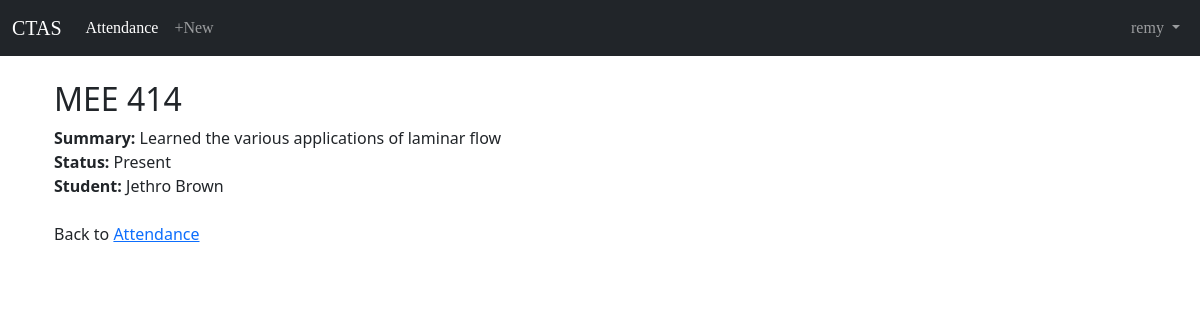
Screenshot of /attendance/22/ (signed in) with the database file from the repository.
### users/models.py (models this page shows)
class CustomUser(AbstractUser):
    email = models.EmailField(unique=True)

### attendance/models.py (models this page shows, shortened)
class Attendance(models.Model):
    BOOL_CHOICES = ((True, 'Present'), (False, 'Absent'))
    summary = models.TextField(blank=True)
    present = models.BooleanField(choices=BOOL_CHOICES, null=True, default=False, verbose_name="status")
    subject = models.CharField(max_length=140, default='null')
    created = models.DateTimeField(auto_now_add=True)
    student = models.ForeignKey(
        get_user_model(),
        on_delete=models.CASCADE,
        related_name='students',
    )

### attendance/views.py (the view)
# urls.py: path('<int:pk>/', AttendanceDetailView.as_view(), name='attendance_detail'),
class AttendanceDetailView(LoginRequiredMixin, DetailView):
    model = Attendance
    template_name = 'attendance_detail.html'
    def get_queryset(self, *args, **kwargs):
        if self.request.user.is_superuser:
            qs = Attendance.objects.all()
            return qs
        else:
            qs = Attendance.objects.all()
            qs = qs.filter(student=self.request.user)
            return qs

### templates/attendance_detail.html
{% extends 'base.html' %}
{% block content %}
<div class="container">
    <h2>{{ object.subject }}</h2>
        <b>Summary:</b> {{ object.summary }}
        <br>
        <b>Status: </b>{{ object.present|yesno:"Present,Absent" }}
        {% if user.is_superuser %}
        <br>
        <b>Student: </b>{{ object.student.first_name }} {{ object.student.last_name }}
        {% endif %}
        <br>
        <br>
{% if not user.is_superuser %}
<p><a class="btn btn-primary" href="{% url 'attendance_edit' attendance.pk %}" role="button">Edit</a></p>
<p>Back to <a href="{% url 'attendance_list' %}">My Attendance</a></p>
{% else %}
<p>Back to <a href="{% url 'attendance_list' %}">Attendance</a></p>
{% endif %}
</div>
{% endblock content %}

### templates/base.html (shortened to what this page needs)
<!DOCTYPE html>
<html lang="en">
<head>
    <link href="https://cdn.jsdelivr.net/npm/bootstrap@5.2.1/dist/css/bootstrap.min.css" rel="stylesheet"
>
</head>
<body>
    <nav class="navbar navbar-expand-md navbar-dark bg-dark mb-4">
        <div class="container-fluid">
            <a class="navbar-brand" href="{% url 'home' %}">CTAS</a>
        <div class="collapse navbar-collapse" id="navbarSupportedContent">
            {% if user.is_authenticated %}
            <ul class="navbar-nav me-auto mb-2 mb-lg-0">
                <li class="nav-item">
                    {% if user.is_superuser %}
                    <a class="nav-link active" aria-current="page" href="{% url 'attendance_list' %}">Attendance</a>
                    {% else %}
                    <a class="nav-link active" aria-current="page" href="{% url 'attendance_list' %}">My Attendance</a>
                    {% endif %}
                  </li>
                  <li class="nav-item">
                    <a class="nav-link" href="{% url 'attendance_new' %}">+New</a>
                  </li>
            </ul>
            <ul class="navbar-nav ms-auto">
                <li class="nav-item dropdown">
                    <a class="nav-link dropdown-toggle" href="#" role="button" id="userMenu"
                    data-bs-toggle="dropdown" aria-haspopup="true" aria-expanded="false">
                    {{ user.username }}
                    </a>
                </li>
            </ul>
            {% endif %}
        </div>
        </div>
    </nav>
    <div class="container">
        {% block content %}
        {% endblock content %}
    </div>
</body>
</html>

### templates/base.html (style rules this page uses)
.navbar a { font-family: 'Ms Madi', cursive; }

### rows the page displays
CustomUser: username "remy"
Attendance: subject "MEE 414", summary "Learned the various applications of laminar flow", present "Present", student.first_name "Jethro", student.last_name "Brown"
